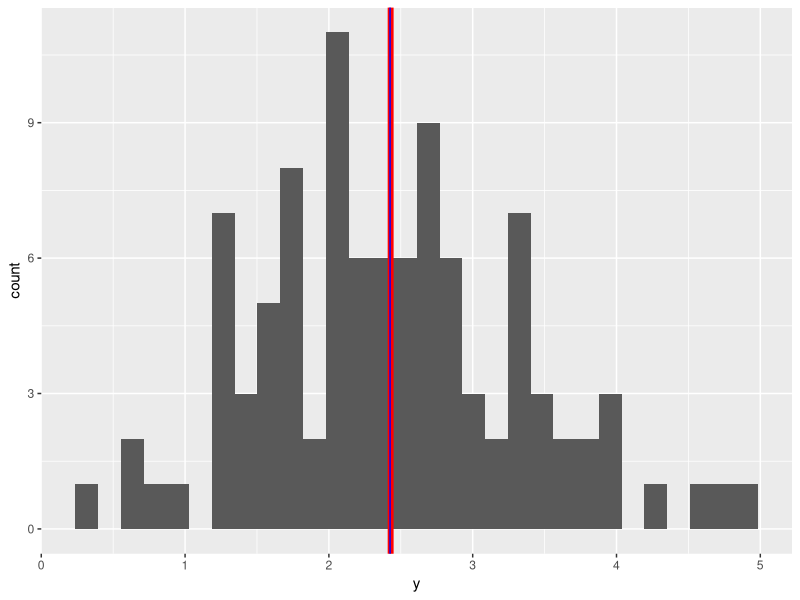
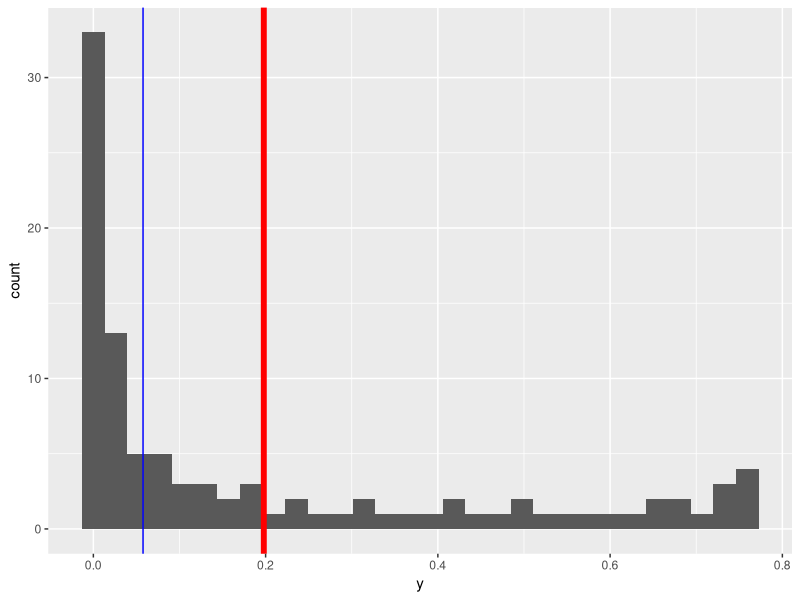
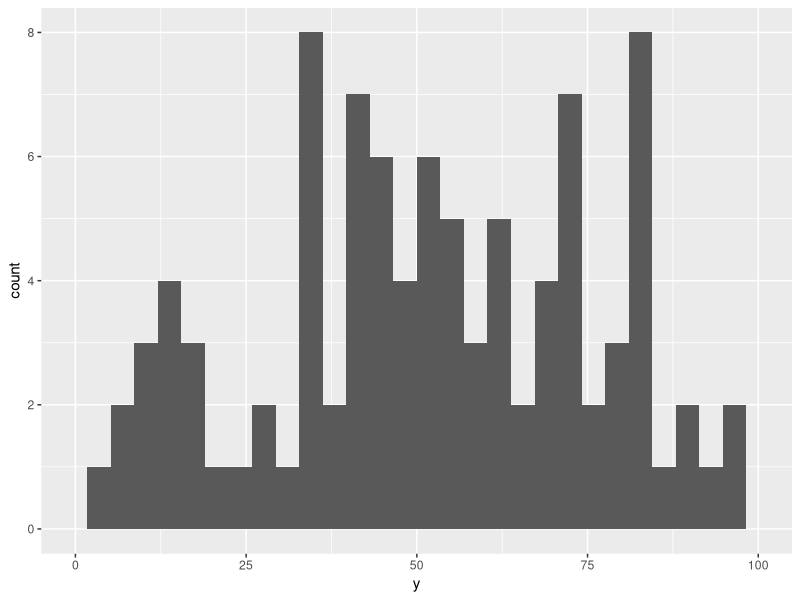
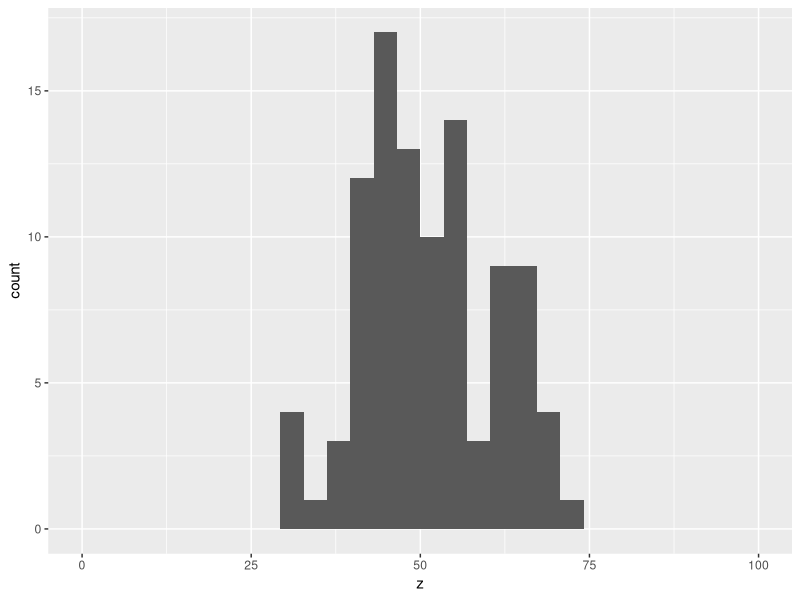

Write R code to recreate these figures, in order.
## ---- chunk 1
knitr::opts_chunk$set(echo = FALSE)
library(tidyverse)
## ---- chunk 2
a <- c(2,5,7,9,12)
mean(a)
median(a)

b <- c(2,6,7,18,20)
mean(b)
median(b)
## ---- chunk 3
x = seq(0, 5, length = 100)
y = rnorm(n = 100, mean = 2.5)
df <- as.data.frame(cbind(x,y))

ggplot(df, aes(y)) +
  geom_histogram() +
  geom_vline(aes(xintercept = mean(y)), color = "red", size = 2) +
  geom_vline(aes(xintercept = median(y)), color = "blue")

  
## ---- chunk 4
x = seq(0, 5, length = 100)
y = df(x = x, df1 = 5, df2 = 100)
df <- as.data.frame(cbind(x,y))
ggplot(df, aes(y)) +
  geom_histogram() +
  geom_vline(aes(xintercept = mean(y)), color = "red", size = 2) +
  geom_vline(aes(xintercept = median(y)), color = "blue")
## ---- chunk 5
y <- rnorm(n = 100, mean = 50, sd = 25)
z <- rnorm(n = 100, mean = 50, sd = 10)

df <- as.data.frame(cbind(y,z))

ggplot(df, aes(x = y)) +
  geom_histogram() +
  xlim(c(0,100))
## ---- chunk 6
ggplot(df, aes(x = z)) +
  geom_histogram() +
  xlim(c(0,100))

